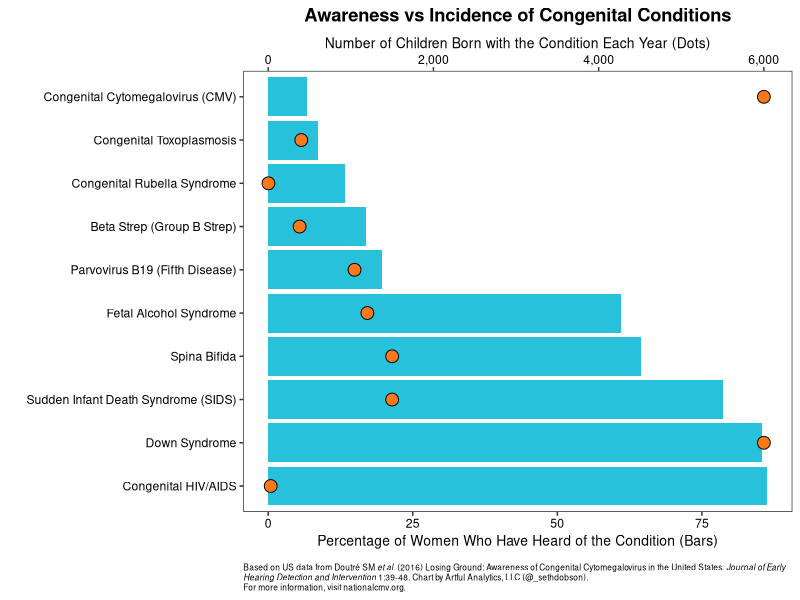

This chart was generated by the following R code: (Note: this script raises an error after producing the figure.)
library(tidyverse)
library(cowplot)
library(ggtext)
library(magick)

# Get data from Doutre et al.

df <- tribble(
  ~condition, ~awareness, ~incidence,
  "Congenital Cytomegalovirus (CMV)", 6.7, 6000,
  "Congenital Toxoplasmosis", 8.53, 400,
  "Congenital Rubella Syndrome", 13.27, 3,
  "Beta Strep (Group B Strep)", 16.91, 380,
  "Parvovirus B19 (Fifth Disease)", 19.63, 1045,
  "Fetal Alcohol Syndrome", 61.04, 1200,
  "Spina Bifida", 64.54, 1500,
  "Sudden Infant Death Syndrome (SIDS)", 78.7, 1500,
  "Down Syndrome", 85.44, 6000,
  "Congenital HIV/AIDS", 86.33, 30
)

# Create chart

p <-
  df %>%
  ggplot(aes(x = reorder(condition, desc(awareness)), y = awareness)) +
  geom_col(fill = "#28C1DB") +
  geom_point(
    aes(x = condition, y = incidence / 70),
    size = 4,
    pch = 21,
    fill = "#FB791A"
  ) +
  scale_y_continuous(
    sec.axis = sec_axis(
      ~ . * 70, 
      name = "Number of Children Born with the Condition Each Year (Dots)",
      labels = scales::comma_format()
    )
  ) +
  coord_flip() +
  labs(
    x = "",
    y = "Percentage of Women Who Have Heard of the Condition (Bars)",
    title = "Awareness vs Incidence of Congenital Conditions",
    caption = "Based on US data from Doutré SM *et al.* (2016) Losing Ground: Awareness of Congenital Cytomegalovirus 
    in the United States. *Journal of Early Hearing Detection and Intervention* 1:39-48. Chart by Artful Analytics, 
    LLC (@_sethdobson). <br>For more information, visit nationalcmv.org."
  ) +
  theme_bw() +
  theme(
    plot.title = element_text(face = "bold", hjust = .5),
    plot.caption = element_textbox_simple(size = 6, margin = margin(10, 0, 0, 0)),
    axis.text = element_text(color = "black"),
    axis.title = element_text(size = 10),
    axis.title.x = element_text()
  ) +
  background_grid(major = "none")

# Save chart

ggsave2(
  "images/cmv_awareness-vs-incidence.png", 
  plot = p, 
  width = 7, 
  height = 4
)
